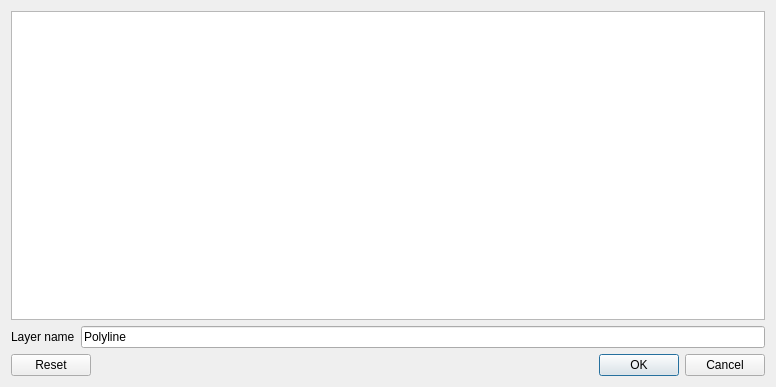
<?xml version="1.0" encoding="UTF-8"?>
<ui version="4.0">
 <class>Dialog</class>
 <widget class="QDialog" name="Dialog">
  <property name="geometry">
   <rect>
    <x>0</x>
    <y>0</y>
    <width>776</width>
    <height>387</height>
   </rect>
  </property>
  <property name="windowTitle">
   <string>Dialog</string>
  </property>
  <layout class="QGridLayout" name="gridLayout">
   <item row="0" column="0" colspan="2">
    <widget class="QPlainTextEdit" name="polyline_text_edit">
     <property name="sizePolicy">
      <sizepolicy hsizetype="MinimumExpanding" vsizetype="MinimumExpanding">
       <horstretch>0</horstretch>
       <verstretch>0</verstretch>
      </sizepolicy>
     </property>
    </widget>
   </item>
   <item row="1" column="1">
    <widget class="QLineEdit" name="layer_name_line_edit">
     <property name="text">
      <string>Polyline</string>
     </property>
    </widget>
   </item>
   <item row="1" column="0">
    <widget class="QLabel" name="label">
     <property name="text">
      <string>Layer name</string>
     </property>
    </widget>
   </item>
   <item row="2" column="0" colspan="2">
    <widget class="QDialogButtonBox" name="buttonBox">
     <property name="standardButtons">
      <set>QDialogButtonBox::Cancel|QDialogButtonBox::Ok|QDialogButtonBox::Reset</set>
     </property>
    </widget>
   </item>
  </layout>
 </widget>
 <resources/>
 <connections/>
</ui>
